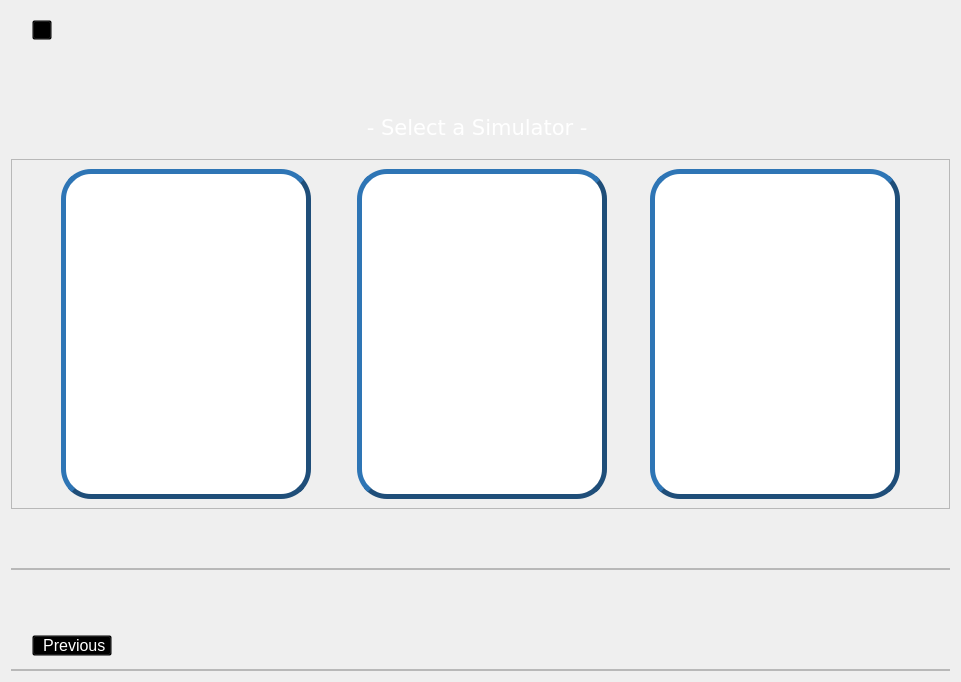
        <widget class="QWidget" name="Select_simulator">
         <layout class="QVBoxLayout" name="verticalLayout_21">
          <item>
           <widget class="QFrame" name="frame_hierarq_6">
            <property name="styleSheet">
             <string notr="true">    color: rgb(255, 255, 255);
    background: transparent;</string>
            </property>
            <property name="frameShape">
             <enum>QFrame::StyledPanel</enum>
            </property>
            <property name="frameShadow">
             <enum>QFrame::Raised</enum>
            </property>
            <layout class="QHBoxLayout" name="horizontalLayout_44">
             <property name="spacing">
              <number>8</number>
             </property>
             <property name="leftMargin">
              <number>20</number>
             </property>
             <property name="topMargin">
              <number>8</number>
             </property>
             <property name="rightMargin">
              <number>8</number>
             </property>
             <property name="bottomMargin">
              <number>8</number>
             </property>
             <item>
              <widget class="QPushButton" name="btn_home_5">
               <property name="minimumSize">
                <size>
                 <width>20</width>
                 <height>20</height>
                </size>
               </property>
               <property name="maximumSize">
                <size>
                 <width>20</width>
                 <height>20</height>
                </size>
               </property>
               <property name="font">
                <font>
                 <underline>false</underline>
                </font>
               </property>
               <property name="cursor">
                <cursorShape>PointingHandCursor</cursorShape>
               </property>
               <property name="styleSheet">
                <string notr="true">color: rgb(255, 255, 255);
background: transparent;</string>
               </property>
               <property name="text">
                <string/>
               </property>
               <property name="icon">
                <iconset resource="icons_.qrc">
                 <normaloff>:/icons/icons/casa.png</normaloff>:/icons/icons/casa.png</iconset>
               </property>
               <property name="iconSize">
                <size>
                 <width>20</width>
                 <height>20</height>
                </size>
               </property>
              </widget>
             </item>
             <item>
              <spacer name="horizontalSpacer_76">
               <property name="orientation">
                <enum>Qt::Horizontal</enum>
               </property>
               <property name="sizeHint" stdset="0">
                <size>
                 <width>681</width>
                 <height>15</height>
                </size>
               </property>
              </spacer>
             </item>
            </layout>
           </widget>
          </item>
          <item>
           <spacer name="verticalSpacer_22">
            <property name="orientation">
             <enum>Qt::Vertical</enum>
            </property>
            <property name="sizeType">
             <enum>QSizePolicy::Expanding</enum>
            </property>
            <property name="sizeHint" stdset="0">
             <size>
              <width>20</width>
              <height>48</height>
             </size>
            </property>
           </spacer>
          </item>
          <item>
           <widget class="QLabel" name="warning_3">
            <property name="sizePolicy">
             <sizepolicy hsizetype="Preferred" vsizetype="Minimum">
              <horstretch>0</horstretch>
              <verstretch>0</verstretch>
             </sizepolicy>
            </property>
            <property name="minimumSize">
             <size>
              <width>50</width>
              <height>50</height>
             </size>
            </property>
            <property name="font">
             <font>
              <pointsize>16</pointsize>
             </font>
            </property>
            <property name="text">
             <string>&lt;html&gt;&lt;head/&gt;&lt;body&gt;&lt;pre align=&quot;center&quot; style=&quot; margin-top:12px; margin-bottom:12px; margin-left:0px; margin-right:0px; -qt-block-indent:0; text-indent:0px;&quot;&gt;&lt;a name=&quot;tw-target-text-container&quot;/&gt;&lt;span style=&quot; font-family:'monospace'; color:#ffffff;&quot;&gt;-&lt;/span&gt;&lt;span style=&quot; font-family:'monospace'; color:#ffffff;&quot;&gt; Select a Simulator - &lt;/span&gt;&lt;/pre&gt;&lt;/body&gt;&lt;/html&gt;</string>
            </property>
           </widget>
          </item>
          <item>
           <widget class="QFrame" name="frame_simulator">
            <property name="minimumSize">
             <size>
              <width>680</width>
              <height>350</height>
             </size>
            </property>
            <property name="frameShape">
             <enum>QFrame::StyledPanel</enum>
            </property>
            <property name="frameShadow">
             <enum>QFrame::Raised</enum>
            </property>
            <layout class="QHBoxLayout" name="horizontalLayout_4">
             <item>
              <spacer name="horizontalSpacer_66">
               <property name="orientation">
                <enum>Qt::Horizontal</enum>
               </property>
               <property name="sizeType">
                <enum>QSizePolicy::Expanding</enum>
               </property>
               <property name="sizeHint" stdset="0">
                <size>
                 <width>40</width>
                 <height>20</height>
                </size>
               </property>
              </spacer>
             </item>
             <item>
              <widget class="QPushButton" name="spr_btn">
               <property name="sizePolicy">
                <sizepolicy hsizetype="Expanding" vsizetype="Preferred">
                 <horstretch>0</horstretch>
                 <verstretch>0</verstretch>
                </sizepolicy>
               </property>
               <property name="minimumSize">
                <size>
                 <width>250</width>
                 <height>250</height>
                </size>
               </property>
               <property name="maximumSize">
                <size>
                 <width>350</width>
                 <height>350</height>
                </size>
               </property>
               <property name="cursor">
                <cursorShape>PointingHandCursor</cursorShape>
               </property>
               <property name="styleSheet">
                <string notr="true">QPushButton{

	background-color: rgb(255, 255, 255);
border-color: rgb(31, 78, 121);
border-radius: 30px;
border-style: outset;
border-width: 5px;
}

QPushButton:hover{
	
	border-color: rgb(255, 170, 0);

}

QPushButton:checked{ border-color: rgb(0, 170, 0);}
</string>
               </property>
               <property name="icon">
                <iconset>
                 <normaloff>:/icons/logo_lmr.png</normaloff>:/icons/logo_lmr.png</iconset>
               </property>
               <property name="iconSize">
                <size>
                 <width>250</width>
                 <height>250</height>
                </size>
               </property>
              </widget>
             </item>
             <item>
              <spacer name="horizontalSpacer_67">
               <property name="orientation">
                <enum>Qt::Horizontal</enum>
               </property>
               <property name="sizeType">
                <enum>QSizePolicy::Preferred</enum>
               </property>
               <property name="sizeHint" stdset="0">
                <size>
                 <width>40</width>
                 <height>20</height>
                </size>
               </property>
              </spacer>
             </item>
             <item>
              <widget class="QPushButton" name="lmr_btn">
               <property name="sizePolicy">
                <sizepolicy hsizetype="Expanding" vsizetype="Preferred">
                 <horstretch>0</horstretch>
                 <verstretch>0</verstretch>
                </sizepolicy>
               </property>
               <property name="minimumSize">
                <size>
                 <width>250</width>
                 <height>250</height>
                </size>
               </property>
               <property name="maximumSize">
                <size>
                 <width>350</width>
                 <height>350</height>
                </size>
               </property>
               <property name="cursor">
                <cursorShape>PointingHandCursor</cursorShape>
               </property>
               <property name="styleSheet">
                <string notr="true">QPushButton{

	background-color: rgb(255, 255, 255);
border-color: rgb(31, 78, 121);
border-radius: 30px;
border-style: outset;
border-width: 5px;
}

QPushButton:hover{
	
	border-color: rgb(255, 170, 0);

}

QPushButton:checked{ border-color: rgb(0, 170, 0);}
</string>
               </property>
               <property name="icon">
                <iconset resource="icons_.qrc">
                 <normaloff>:/icons/icons/LOGO.png</normaloff>:/icons/icons/LOGO.png</iconset>
               </property>
               <property name="iconSize">
                <size>
                 <width>250</width>
                 <height>250</height>
                </size>
               </property>
              </widget>
             </item>
             <item>
              <spacer name="horizontalSpacer_77">
               <property name="orientation">
                <enum>Qt::Horizontal</enum>
               </property>
               <property name="sizeType">
                <enum>QSizePolicy::Preferred</enum>
               </property>
               <property name="sizeHint" stdset="0">
                <size>
                 <width>37</width>
                 <height>20</height>
                </size>
               </property>
              </spacer>
             </item>
             <item>
              <widget class="QPushButton" name="lmr_spr_btn">
               <property name="sizePolicy">
                <sizepolicy hsizetype="Minimum" vsizetype="Preferred">
                 <horstretch>0</horstretch>
                 <verstretch>0</verstretch>
                </sizepolicy>
               </property>
               <property name="minimumSize">
                <size>
                 <width>250</width>
                 <height>250</height>
                </size>
               </property>
               <property name="maximumSize">
                <size>
                 <width>350</width>
                 <height>350</height>
                </size>
               </property>
               <property name="cursor">
                <cursorShape>PointingHandCursor</cursorShape>
               </property>
               <property name="styleSheet">
                <string notr="true">QPushButton{

	background-color: rgb(255, 255, 255);
border-color: rgb(31, 78, 121);
border-radius: 30px;
border-style: outset;
border-width: 5px;
}

QPushButton:hover{
	
	border-color: rgb(255, 170, 0);

}

QPushButton:checked{ border-color: rgb(0, 170, 0);}</string>
               </property>
               <property name="text">
                <string/>
               </property>
               <property name="icon">
                <iconset resource="icons_.qrc">
                 <normaloff>:/icons/icons/LOGO.png</normaloff>:/icons/icons/LOGO.png</iconset>
               </property>
               <property name="iconSize">
                <size>
                 <width>250</width>
                 <height>250</height>
                </size>
               </property>
              </widget>
             </item>
             <item>
              <spacer name="horizontalSpacer_75">
               <property name="orientation">
                <enum>Qt::Horizontal</enum>
               </property>
               <property name="sizeType">
                <enum>QSizePolicy::Expanding</enum>
               </property>
               <property name="sizeHint" stdset="0">
                <size>
                 <width>40</width>
                 <height>20</height>
                </size>
               </property>
              </spacer>
             </item>
            </layout>
           </widget>
          </item>
          <item>
           <spacer name="verticalSpacer_25">
            <property name="orientation">
             <enum>Qt::Vertical</enum>
            </property>
            <property name="sizeHint" stdset="0">
             <size>
              <width>20</width>
              <height>53</height>
             </size>
            </property>
           </spacer>
          </item>
          <item>
           <widget class="QFrame" name="frame_17">
            <property name="sizePolicy">
             <sizepolicy hsizetype="Preferred" vsizetype="Preferred">
              <horstretch>0</horstretch>
              <verstretch>0</verstretch>
             </sizepolicy>
            </property>
            <property name="maximumSize">
             <size>
              <width>1000000</width>
              <height>100000</height>
             </size>
            </property>
            <property name="frameShape">
             <enum>QFrame::StyledPanel</enum>
            </property>
            <property name="frameShadow">
             <enum>QFrame::Raised</enum>
            </property>
            <layout class="QHBoxLayout" name="horizontalLayout_30">
             <property name="spacing">
              <number>0</number>
             </property>
             <property name="leftMargin">
              <number>0</number>
             </property>
             <property name="topMargin">
              <number>0</number>
             </property>
             <property name="rightMargin">
              <number>0</number>
             </property>
             <property name="bottomMargin">
              <number>0</number>
             </property>
            </layout>
           </widget>
          </item>
          <item>
           <spacer name="verticalSpacer_24">
            <property name="orientation">
             <enum>Qt::Vertical</enum>
            </property>
            <property name="sizeHint" stdset="0">
             <size>
              <width>20</width>
              <height>52</height>
             </size>
            </property>
           </spacer>
          </item>
          <item>
           <widget class="QFrame" name="frame_next_previous_6">
            <property name="sizePolicy">
             <sizepolicy hsizetype="Preferred" vsizetype="Fixed">
              <horstretch>0</horstretch>
              <verstretch>0</verstretch>
             </sizepolicy>
            </property>
            <property name="maximumSize">
             <size>
              <width>16777215</width>
              <height>35</height>
             </size>
            </property>
            <property name="styleSheet">
             <string notr="true">background: transparent;</string>
            </property>
            <property name="frameShape">
             <enum>QFrame::StyledPanel</enum>
            </property>
            <property name="frameShadow">
             <enum>QFrame::Raised</enum>
            </property>
            <layout class="QHBoxLayout" name="horizontalLayout_38">
             <property name="spacing">
              <number>5</number>
             </property>
             <property name="leftMargin">
              <number>20</number>
             </property>
             <property name="topMargin">
              <number>6</number>
             </property>
             <property name="rightMargin">
              <number>20</number>
             </property>
             <property name="bottomMargin">
              <number>6</number>
             </property>
             <item>
              <widget class="QPushButton" name="prev_btn_sel">
               <property name="font">
                <font>
                 <pointsize>12</pointsize>
                </font>
               </property>
               <property name="cursor">
                <cursorShape>PointingHandCursor</cursorShape>
               </property>
               <property name="layoutDirection">
                <enum>Qt::LeftToRight</enum>
               </property>
               <property name="styleSheet">
                <string notr="true">color: rgb(255, 255, 255);
background: transparent;</string>
               </property>
               <property name="text">
                <string> Previous</string>
               </property>
               <property name="icon">
                <iconset resource="icons_.qrc">
                 <normaloff>:/icons/icons/simbolo-de-setas-duplas-para-a-esquerda.png</normaloff>:/icons/icons/simbolo-de-setas-duplas-para-a-esquerda.png</iconset>
               </property>
               <property name="iconSize">
                <size>
                 <width>25</width>
                 <height>25</height>
                </size>
               </property>
              </widget>
             </item>
             <item>
              <spacer name="horizontalSpacer_47">
               <property name="orientation">
                <enum>Qt::Horizontal</enum>
               </property>
               <property name="sizeType">
                <enum>QSizePolicy::Expanding</enum>
               </property>
               <property name="sizeHint" stdset="0">
                <size>
                 <width>100</width>
                 <height>20</height>
                </size>
               </property>
              </spacer>
             </item>
            </layout>
           </widget>
          </item>
          <item>
           <widget class="QFrame" name="frame_18">
            <property name="sizePolicy">
             <sizepolicy hsizetype="Preferred" vsizetype="Preferred">
              <horstretch>0</horstretch>
              <verstretch>0</verstretch>
             </sizepolicy>
            </property>
            <property name="maximumSize">
             <size>
              <width>1000000</width>
              <height>100000</height>
             </size>
            </property>
            <property name="frameShape">
             <enum>QFrame::StyledPanel</enum>
            </property>
            <property name="frameShadow">
             <enum>QFrame::Raised</enum>
            </property>
            <layout class="QHBoxLayout" name="horizontalLayout_43">
             <property name="spacing">
              <number>0</number>
             </property>
             <property name="leftMargin">
              <number>0</number>
             </property>
             <property name="topMargin">
              <number>0</number>
             </property>
             <property name="rightMargin">
              <number>0</number>
             </property>
             <property name="bottomMargin">
              <number>0</number>
             </property>
            </layout>
           </widget>
          </item>
         </layout>
        </widget>
